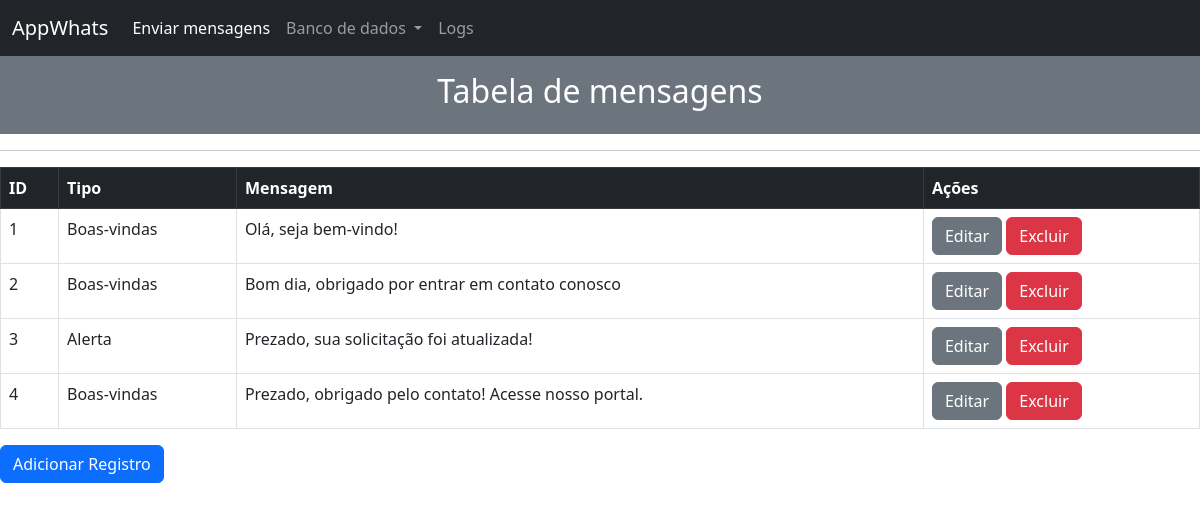
Before: /Consultar/Mensagens with the older database file.
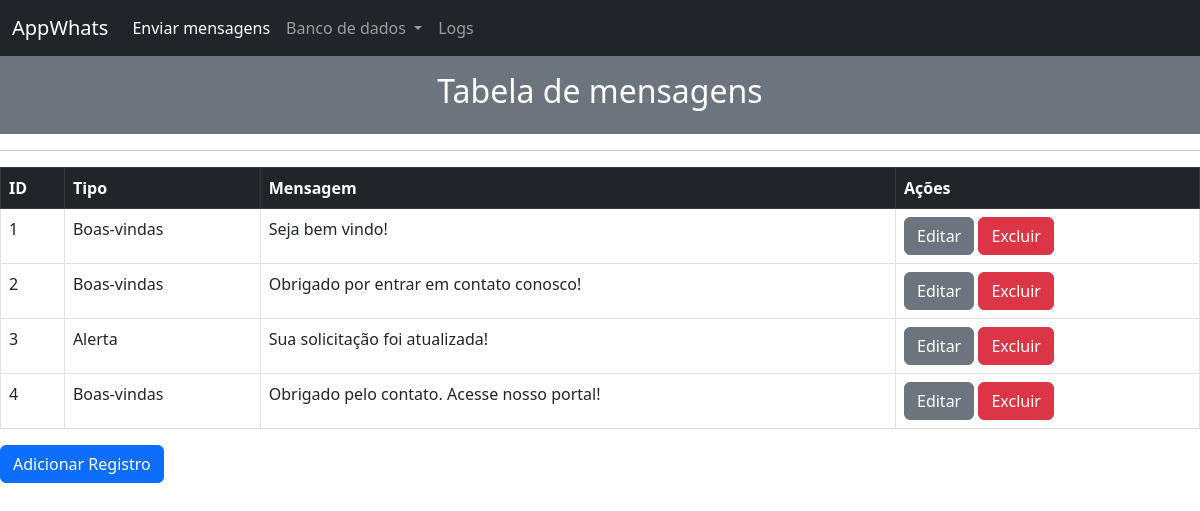
After: the same page with the newer database file.
### app.py (models this page shows, shortened)
class mensagens(db.Model):
    id = db.Column(db.Integer, primary_key=True)
    tipo = db.Column(db.String(50))
    mensagem = db.Column(db.String(500))

### app.py (the view)
@app.route("/Consultar/Mensagens", methods=["GET", "POST"])
def consultar_mensagens():
    return render_template("consultar_mensagens.html", mensagens=mensagens.query.all())

### templates/consultar_mensagens.html
{% extends 'base.html' %}
{% block content %}
<div class="p-3 mb-2 bg-secondary text-white">
    <h2 style="text-align: center;">Tabela de mensagens</h2>
</div>
<hr>
<table class="table table-bordered table-hover">
    <thead class="table-dark">
        <tr>
            <th scope="col">ID</th>
            <th scope="col">Tipo</th>
            <th scope="col">Mensagem</th>
            <th scope="col">Ações</th>
        </tr>
    </thead>
    <tbody>
        {% for mensagem in mensagens %}
        <tr>
            <td>{{mensagem.id}}</td>
            <td>{{mensagem.tipo}}</td>
            <td>{{mensagem.mensagem}}</td>
            <td>
                <a href="{{mensagem.id}}/atualizar_mensagens" class="btn btn-secondary">Editar</a>
                <a href="{{mensagem.id}}/excluir_mensagens" onclick="return confirm('Deseja excluir esse registro?')" class="btn btn-danger">Excluir</a>
            </td>
        </tr>
        {% endfor %}
    </tbody>
</table>
<a href="{{url_for('cadastrar_mensagens')}}" class="btn btn-primary">Adicionar Registro</a>
{% endblock content %}

### templates/base.html (shortened to what this page needs)
<!DOCTYPE html>
<html>
<head>
    <link rel="stylesheet" href="https://cdn.jsdelivr.net/npm/bootstrap@5.2.0/dist/css/bootstrap.min.css">
</head>
<body>
    <nav class="navbar navbar-expand-lg navbar-dark bg-dark">
        <div class="container-fluid">
          <a class="navbar-brand" href="#">AppWhats</a>
          <div class="collapse navbar-collapse" id="navbarNavDropdown">
            <ul class="navbar-nav">
              <li class="nav-item">
                <a class="nav-link active" aria-current="page" href="{{url_for('principal')}}">Enviar mensagens</a>
              </li>
              <li class="nav-item dropdown">
                <a class="nav-link dropdown-toggle" href="#" role="button" data-bs-toggle="dropdown" aria-expanded="false">
                  Banco de dados
                </a>
              </li>
              <li class="nav-item">
                <a class="nav-link" href="{{url_for('logs')}}">Logs</a>
              </li>
            </ul>
          </div>
        </div>
    </nav>
    <div class="conteiner">
      {% block content%}
      {% endblock content %}
    </div>
</body>
</html>

Changed rows visible on the page:
changed mensagens id 1: mensagem "Olá, seja bem-vindo!" → "Seja bem vindo!"
changed mensagens id 2: mensagem "Bom dia, obrigado por entrar em contato conosco" → "Obrigado por entrar em contato conosco!"
changed mensagens "Alerta": mensagem "Prezado, sua solicitação foi atualizada!" → "Sua solicitação foi atualizada!"
changed mensagens id 4: mensagem "Prezado, obrigado pelo contato! Acesse nosso portal." → "Obrigado pelo contato. Acesse nosso portal!"
